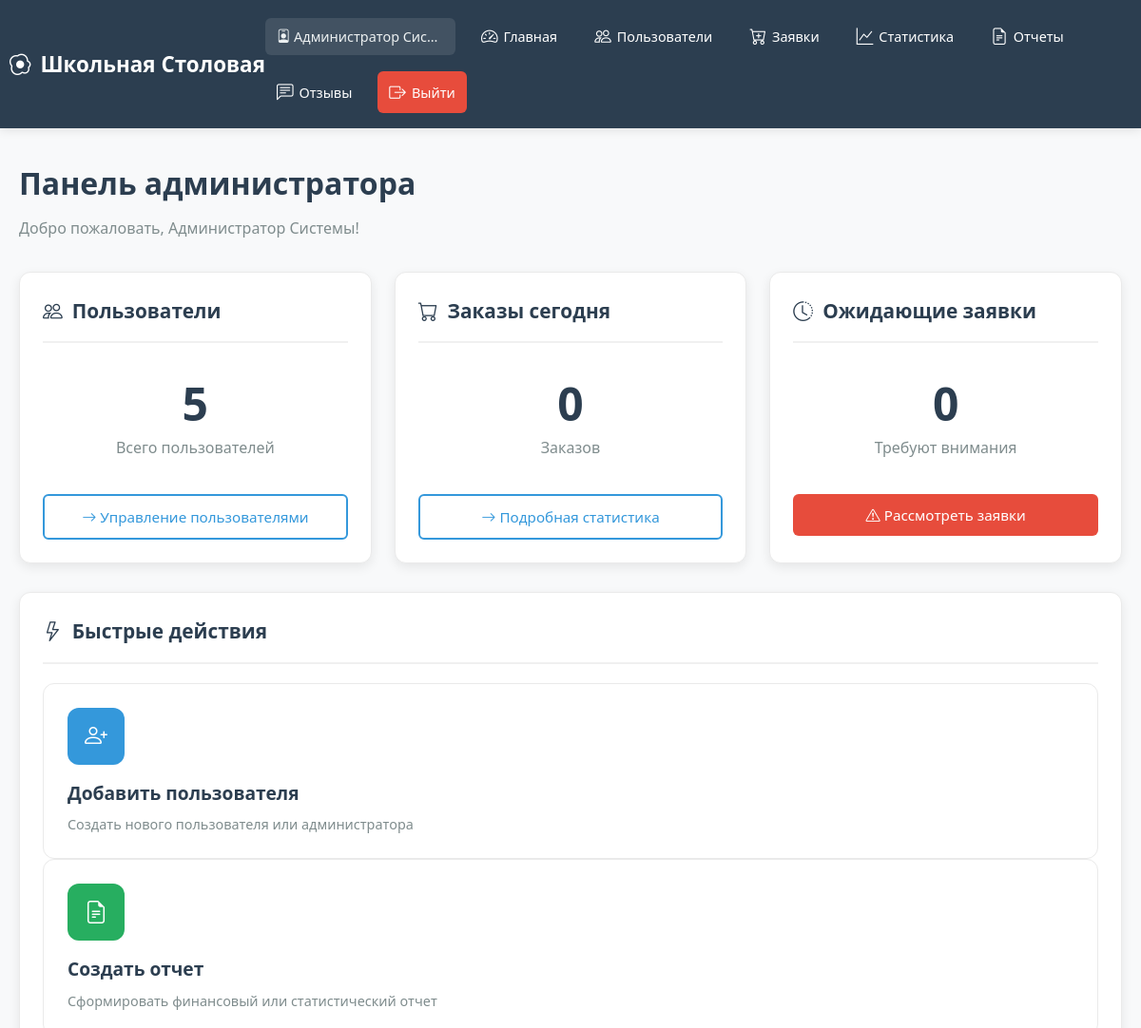
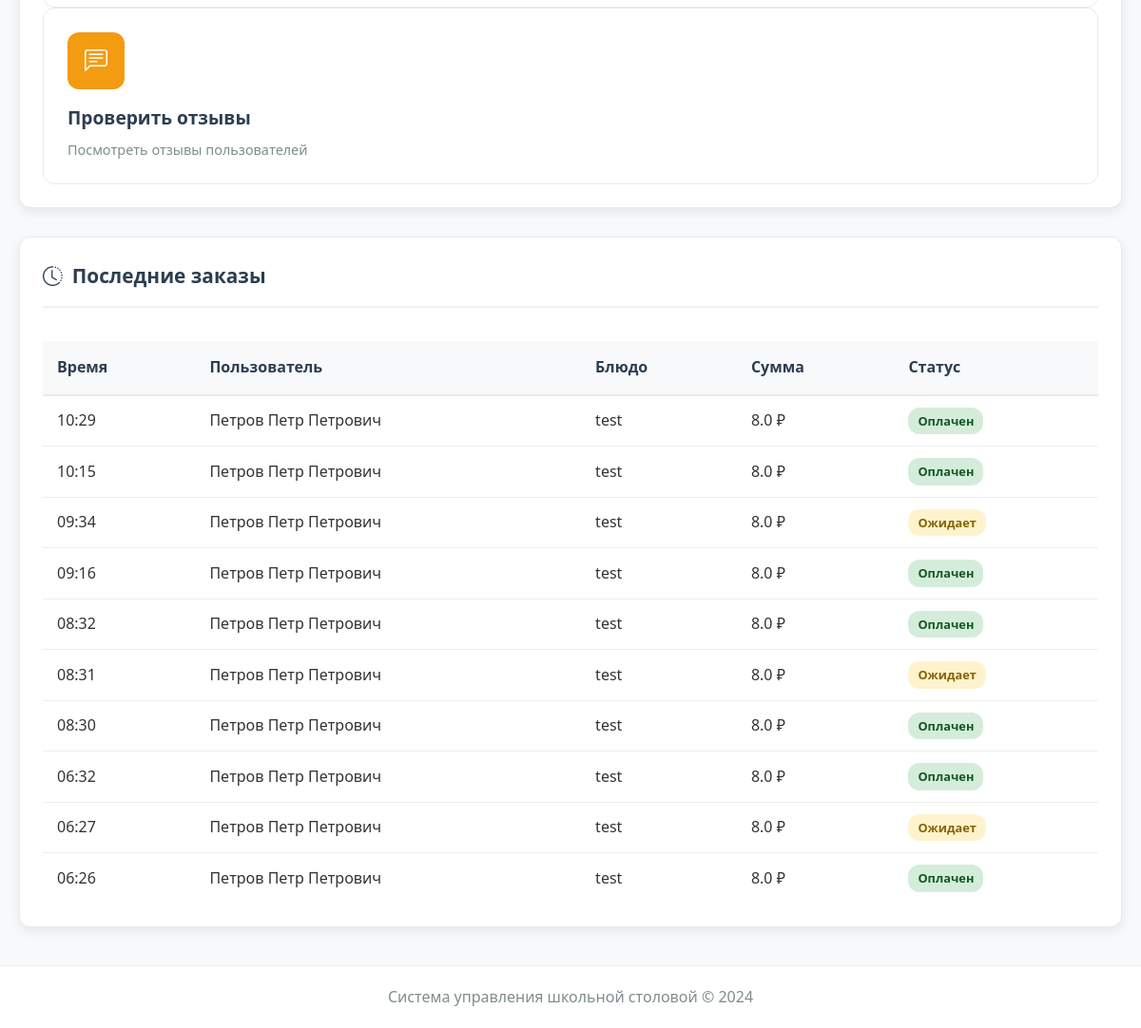
The page /admin/dashboard (signed in) on the database its author committed (2 pictures, top to bottom).
### modules/core/models.py (models this page shows, shortened)
class User(UserMixin, db.Model):
    __tablename__ = 'users'
    id = db.Column(db.Integer, primary_key=True)
    email = db.Column(db.String(120), unique=True, nullable=False, index=True)
    password = db.Column(db.String(200), nullable=False)
    role = db.Column(db.String(20), nullable=False)  # 'student', 'cook', 'admin'
    full_name = db.Column(db.String(100))
    class_group = db.Column(db.String(50))  # Только для учеников
    allergies = db.Column(db.Text, default='')  # JSON или текст с аллергенами
    preferences = db.Column(db.String(50), default='')  # Новое поле: предпочтения в питании
    avatar_url = db.Column(db.String(255))  # Новое поле: путь к аватару
    balance = db.Column(db.Float, default=0.0)  # Новое поле: баланс счета
    is_active = db.Column(db.Boolean, default=True)
    created_at = db.Column(db.DateTime, default=datetime.utcnow)
    updated_at = db.Column(db.DateTime, default=datetime.utcnow, onupdate=datetime.utcnow)

class Order(db.Model):
    __tablename__ = 'orders'
    id = db.Column(db.Integer, primary_key=True)
    user_id = db.Column(db.Integer, db.ForeignKey('users.id'), nullable=False)
    menu_item_id = db.Column(db.Integer, db.ForeignKey('menu_items.id'), nullable=True)
    subscription_id = db.Column(db.Integer, db.ForeignKey('subscriptions.id'), nullable=True)
    order_date = db.Column(db.Date, default=date.today, nullable=False)
    meal_time = db.Column(db.String(20), nullable=False)  # 'breakfast', 'lunch'
    quantity = db.Column(db.Integer, default=1)
    status = db.Column(db.String(20), default='pending')  # 'pending', 'preparing', 'ready', 'received', 'cancelled'
    payment_type = db.Column(db.String(20), default='single')  # 'single', 'subscription'
    payment_status = db.Column(db.String(20), default='pending')  # 'pending', 'paid', 'failed', 'refunded'
    refunded = db.Column(db.Boolean, default=False)  # Новое поле: возвращены ли средства
    refund_amount = db.Column(db.Float, default=0.0)  # Новое поле: сумма возврата
    refund_date = db.Column(db.DateTime, nullable=True)  # Новое поле: дата возврата
    special_requests = db.Column(db.Text)
    created_at = db.Column(db.DateTime, default=datetime.utcnow)
    updated_at = db.Column(db.DateTime, default=datetime.utcnow, onupdate=datetime.utcnow)
    user = db.relationship('User', backref='orders')
    menu_item = db.relationship('MenuItem', backref='orders')
    subscription = db.relationship('Subscription', backref='orders')

class MenuItem(db.Model):
    __tablename__ = 'menu_items'
    id = db.Column(db.Integer, primary_key=True)
    name = db.Column(db.String(100), nullable=False)
    description = db.Column(db.Text)
    price = db.Column(db.Float, nullable=False)
    category = db.Column(db.String(50))  # 'breakfast', 'lunch', 'snack'
    meal_type = db.Column(db.String(20))  # 'vegetarian', 'meat', 'fish', etc.
    allergens = db.Column(db.Text)  # JSON список аллергенов
    available = db.Column(db.Boolean, default=True)
    image_url = db.Column(db.String(255))
    created_at = db.Column(db.DateTime, default=datetime.utcnow)
    is_deleted = db.Column(db.Boolean, default=False)  # Флаг мягкого удаления

### modules/admin/routes.py (the view)
@admin_bp.route('/dashboard')
@login_required
def admin_dashboard():
    if current_user.role != 'admin':
        flash('Доступ запрещен', 'danger')
        return redirect(url_for('index'))
    from modules.core.models import User, Order, SupplyRequest
    total_users = User.query.count()
    total_orders_today = Order.query.filter_by(
        order_date=datetime.today().date()
    ).count()
    total_pending_requests = SupplyRequest.query.filter_by(status='pending').count()
    recent_orders = Order.query.order_by(Order.created_at.desc()).limit(10).all()
    return render_template('admin/dashboard.html',
                           total_users=total_users,
                           total_orders_today=total_orders_today,
                           total_pending_requests=total_pending_requests,
                           recent_orders=recent_orders)

### templates/admin/dashboard.html (shortened to what this page needs)
{% extends "base.html" %}
{% block content %}
<div class="dashboard-header" style="margin-bottom: 30px;">
    <h1 style="color: #2c3e50; font-size: 2rem; font-weight: 700; margin-bottom: 10px;">
        Панель администратора
    </h1>
    <p style="color: #7f8c8d; font-size: 1rem;">Добро пожаловать, {{ current_user.full_name }}!</p>
</div>
<div class="dashboard-grid">
    <div class="dashboard-column">
        <div class="dashboard-card">
            <h2><i class="bi bi-people"></i> Пользователи</h2>
            <div class="stat-large">
                <div class="stat-value-large">{{ total_users }}</div>
                <div class="stat-label-large">Всего пользователей</div>
            </div>
            <a href="{{ url_for('admin.manage_users') }}" class="btn btn-outline" style="width: 100%; margin-top: 15px;">
                <i class="bi bi-arrow-right"></i> Управление пользователями
            </a>
        </div>
    </div>
    <div class="dashboard-column">
        <div class="dashboard-card">
            <h2><i class="bi bi-cart"></i> Заказы сегодня</h2>
            <div class="stat-large">
                <div class="stat-value-large">{{ total_orders_today }}</div>
                <div class="stat-label-large">Заказов</div>
            </div>
            <a href="{{ url_for('admin.view_statistics') }}" class="btn btn-outline" style="width: 100%; margin-top: 15px;">
                <i class="bi bi-arrow-right"></i> Подробная статистика
            </a>
        </div>
    </div>
    <div class="dashboard-column">
        <div class="dashboard-card">
            <h2><i class="bi bi-clock-history"></i> Ожидающие заявки</h2>
            <div class="stat-large">
                <div class="stat-value-large">{{ total_pending_requests }}</div>
                <div class="stat-label-large">Требуют внимания</div>
            </div>
            <a href="{{ url_for('admin.admin_supply_requests') }}" class="btn btn-danger" style="width: 100%; margin-top: 15px;">
                <i class="bi bi-exclamation-triangle"></i> Рассмотреть заявки
            </a>
        </div>
    </div>
</div>
<div class="dashboard-card" style="margin-top: 30px;">
    <h2><i class="bi bi-lightning"></i> Быстрые действия</h2>
    <div class="row g-3">
        <div class="col-md-4">
            <a href="{{ url_for('admin.manage_users') }}" class="quick-action-card">
                <div class="quick-action-icon" style="background: #3498db;">
                    <i class="bi bi-person-plus"></i>
                </div>
                <div class="quick-action-content">
                    <h3>Добавить пользователя</h3>
                    <p>Создать нового пользователя или администратора</p>
                </div>
            </a>
        </div>
        <div class="col-md-4">
            <a href="{{ url_for('admin.generate_reports') }}" class="quick-action-card">
                <div class="quick-action-icon" style="background: #27ae60;">
                    <i class="bi bi-file-earmark-text"></i>
                </div>
                <div class="quick-action-content">
                    <h3>Создать отчет</h3>
                    <p>Сформировать финансовый или статистический отчет</p>
                </div>
            </a>
        </div>
        <div class="col-md-4">
            <a href="{{ url_for('admin.view_feedback') }}" class="quick-action-card">
                <div class="quick-action-icon" style="background: #f39c12;">
                    <i class="bi bi-chat-left-text"></i>
                </div>
                <div class="quick-action-content">
                    <h3>Проверить отзывы</h3>
                    <p>Посмотреть отзывы пользователей</p>
                </div>
            </a>
        </div>
    </div>
</div>
<div class="dashboard-card" style="margin-top: 30px;">
    <h2><i class="bi bi-clock-history"></i> Последние заказы</h2>
    {% if recent_orders %}
    <div class="table-responsive">
        <table class="admin-table">
            <thead>
                <tr>
                    <th>Время</th>
                    <th>Пользователь</th>
                    <th>Блюдо</th>
                    <th>Сумма</th>
                    <th>Статус</th>
                </tr>
            </thead>
            <tbody>
                {% for order in recent_orders %}
                <tr>
                    <td>{{ order.created_at.strftime('%H:%M') if order.created_at else '' }}</td>
                    <td>{{ order.user.full_name if order.user else 'Удален' }}</td>
                    <td>{{ order.menu_item.name if order.menu_item else 'Удалено' }}</td>
                    <td>{{ order.menu_item.price * order.quantity if order.menu_item else 0 }} ₽</td>
                    <td>
                        {% if order.payment_status == 'paid' %}
                            <span class="badge badge-success">Оплачен</span>
                        {% else %}
                            <span class="badge badge-warning">Ожидает</span>
                        {% endif %}
                    </td>
                </tr>
                {% endfor %}
            </tbody>
        </table>
    </div>
    {% else %}
    <div class="empty-state">
        <i class="bi bi-receipt"></i>
        <h3>Нет заказов</h3>
        <p>Сегодня еще не было заказов</p>
    </div>
    {% endif %}
</div>
{% endblock %}

### templates/base.html (shortened to what this page needs)
<!DOCTYPE html>
<html lang="ru">
<head>
    <link rel="stylesheet" href="{{ url_for('static', filename='css/style.css') }}">
    <link rel="stylesheet" href="{{ url_for('static', filename='css/calendar.css') }}">
    <link rel="stylesheet" href="https://cdn.jsdelivr.net/npm/bootstrap-icons@1.10.0/font/bootstrap-icons.css">
</head>
<body>
    <header>
        <nav class="navbar">
            <div class="nav-container">
                <a href="{{ url_for('index') }}" class="logo">
                    <i class="bi bi-egg-fried"></i> Школьная Столовая
                </a>
                <div class="nav-links">
                    {% if current_user.is_authenticated %}
                        <span style="color: #ecf0f1; padding: 8px 12px; border-radius: 6px; background: rgba(255, 255, 255, 0.1);">
                            <i class="bi bi-person-badge"></i> {{ current_user.full_name }}
                        </span>
                        {% if current_user.role == 'student' %}
                            <a href="{{ url_for('user.dashboard') }}" class="{% if request.endpoint == 'user.dashboard' %}active{% endif %}">
                                <i class="bi bi-house"></i> Главная
                            </a>
                            <a href="{{ url_for('user.show_menu') }}" class="{% if request.endpoint == 'user.show_menu' %}active{% endif %}">
                                <i class="bi bi-menu-button-wide"></i> Меню
                            </a>
                            <a href="{{ url_for('user.my_orders') }}" class="{% if request.endpoint == 'user.my_orders' %}active{% endif %}">
                                <i class="bi bi-receipt"></i> Заказы
                            </a>
                            <a href="{{ url_for('user.view_cart') }}" class="nav-cart {% if request.endpoint == 'user.view_cart' %}active{% endif %}">
                                <i class="bi bi-cart3"></i> Корзина
                                {% if cart_count and cart_count > 0 %}
                                <span class="badge">{{ cart_count }}</span>
                                {% endif %}
                            </a>
                            <a href="{{ url_for('user.profile') }}" class="{% if request.endpoint == 'user.profile' %}active{% endif %}">
                                <i class="bi bi-person-circle"></i> Профиль
                            </a>
                        {% elif current_user.role == 'admin' %}
                            <a href="{{ url_for('admin.admin_dashboard') }}" class="{% if request.endpoint == 'admin.admin_dashboard' %}active{% endif %}">
                                <i class="bi bi-speedometer2"></i> Главная
                            </a>
                            <a href="{{ url_for('admin.manage_users') }}" class="{% if request.endpoint == 'admin.manage_users' %}active{% endif %}">
                                <i class="bi bi-people"></i> Пользователи
                            </a>
                            <a href="{{ url_for('admin.admin_supply_requests') }}" class="{% if request.endpoint == 'admin.admin_supply_requests' %}active{% endif %}">
                                <i class="bi bi-cart-plus"></i> Заявки
                            </a>
                            <a href="{{ url_for('admin.view_statistics') }}" class="{% if request.endpoint == 'admin.view_statistics' %}active{% endif %}">
                                <i class="bi bi-graph-up"></i> Статистика
                            </a>
                            <a href="{{ url_for('admin.generate_reports') }}" class="{% if request.endpoint == 'admin.generate_reports' %}active{% endif %}">
                                <i class="bi bi-file-earmark-text"></i> Отчеты
                            </a>
                            <a href="{{ url_for('admin.view_feedback') }}" class="{% if request.endpoint == 'admin.view_feedback' %}active{% endif %}">
                                <i class="bi bi-chat-left-text"></i> Отзывы
                            </a>
                        {% endif %}
                        <a href="{{ url_for('auth.logout') }}" style="background: #e74c3c;">
                            <i class="bi bi-box-arrow-right"></i> Выйти
                        </a>
                    {% endif %}
                </div>
            </div>
        </nav>
    </header>
    <main class="container">
        {% block content %}{% endblock %}
    </main>
    <footer>
        <p>Система управления школьной столовой © 2024</p>
    </footer>
</body>
</html>

### rows shown on the page
User: full_name "Администратор Сис…", full_name "Администратор Системы"
Order: created_at "10:29", user "Петров Петр Петрович", menu_item "test", menu_item "8.0", payment_status "Оплачен"
Order: created_at "10:15", user "Петров Петр Петрович", menu_item "test", menu_item "8.0", payment_status "Оплачен"
Order: created_at "09:34", user "Петров Петр Петрович", menu_item "test", menu_item "8.0", payment_status "Ожидает"
Order: created_at "09:16", user "Петров Петр Петрович", menu_item "test", menu_item "8.0", payment_status "Оплачен"
Order: created_at "08:32", user "Петров Петр Петрович", menu_item "test", menu_item "8.0", payment_status "Оплачен"
Order: created_at "08:31", user "Петров Петр Петрович", menu_item "test", menu_item "8.0", payment_status "Ожидает"
Order: created_at "08:30", user "Петров Петр Петрович", menu_item "test", menu_item "8.0", payment_status "Оплачен"
Order: created_at "06:32", user "Петров Петр Петрович", menu_item "test", menu_item "8.0", payment_status "Оплачен"
Order: created_at "06:27", user "Петров Петр Петрович", menu_item "test", menu_item "8.0", payment_status "Ожидает"
Order: created_at "06:26", user "Петров Петр Петрович", menu_item "test", menu_item "8.0", payment_status "Оплачен"

### other values the page prints
{{ total_users }} "5"
{{ total_orders_today }} "0"
{{ total_pending_requests }} "0"
